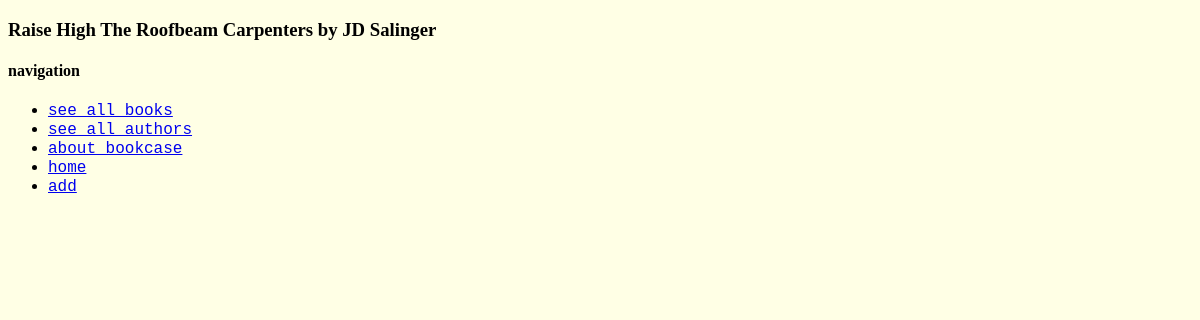
Screenshot of /book/6/ with the database file from the repository.
### books/models.py (models this page shows, shortened)
class Book( models.Model) :
    title = models.CharField( max_length=200)
    author_name = models.CharField( max_length = 200)

class Author( models.Model ) :
    name = models.CharField( max_length = 200  )
    books = models.ManyToManyField( Book)

### books/views.py (the view)
# urls.py: url(r'^book/(?P<book_pk>\d+)/$', 'books.views.book'),
def book( request, book_pk ) :
    b = Book.objects.get( pk = int(book_pk))
    a = Author.objects.get( name = b.author_name )
    book = {}
    book['title'] = b.title
    book['author'] = { 'name' : a.name, 'pk' : a.pk}
    return render( request, "book.html", {'book': [book]})

### books/templates/book.html
<!DOCTYPE html>
<link rel="stylesheet" href="../../static/simple.css" />
<html>
{%for b in book %}
<h3>{{b.title}} by {{b.author.name}} </h3>
{%endfor%}
<h4>navigation</h4>
<ul>
    <li><a href='/books/'>see all books</a></li>
    <li><a href='/authors/'>see all authors</li>
    <li><a href='/about/'>about bookcase</a></li>
    <li><a href='/home/'>home</a></li>
    <li><a href='/add/'>add</a></li>
</ul>
</html>

### books/static/simple.css (style rules this page uses)
h3 { font-family: "Georgia", Georgia, serif; }
h4 { font-family: "Georgia", Georgia, serif; }
a { font-family: "Courier New", Courier, monospace; }

### rows the page displays
Book: title "Raise High The Roofbeam Carpenters"
Author: author.name "JD Salinger"
